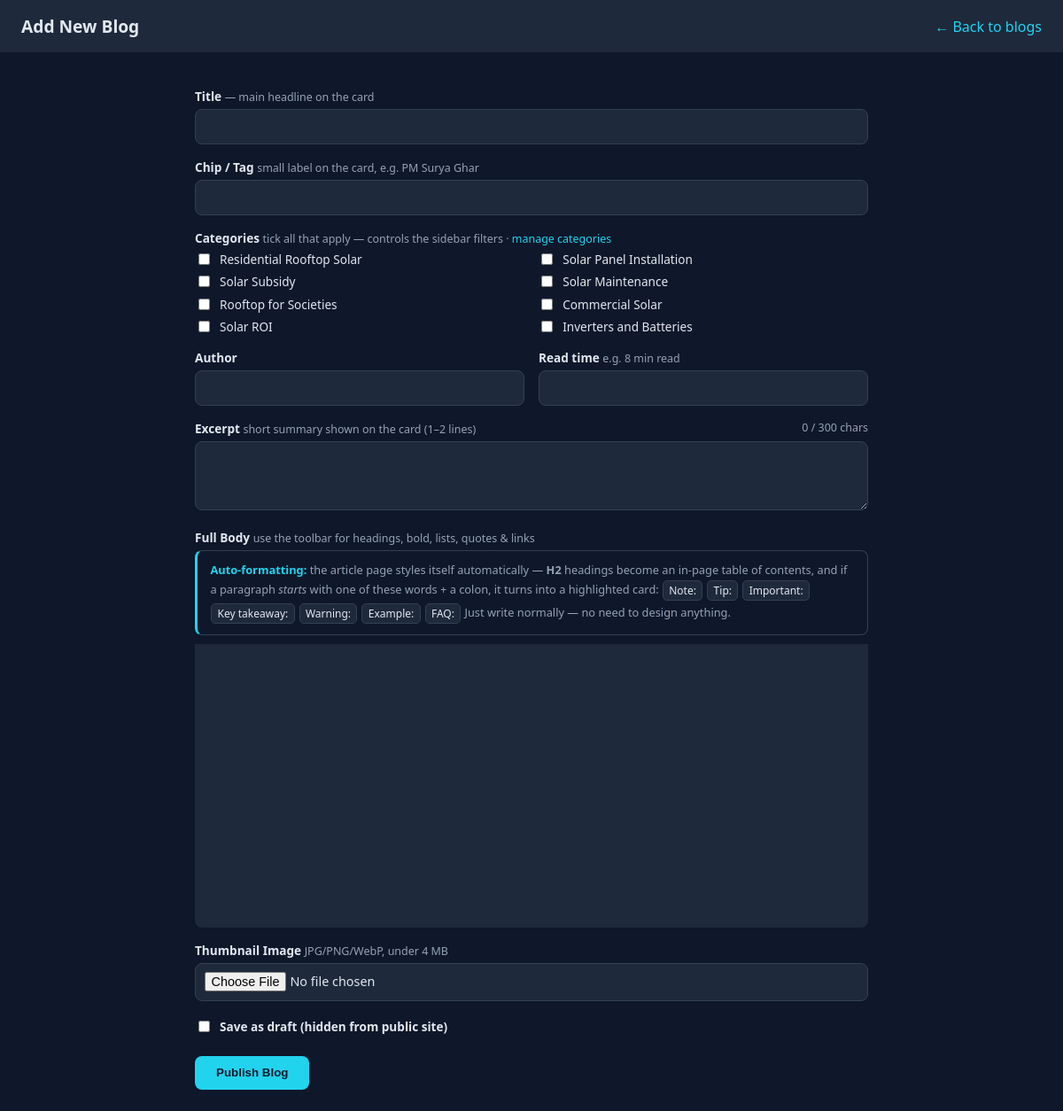
The app's page /admin/blog-form.php (signed in) with its own data.
### tables this page shows
CREATE TABLE IF NOT EXISTS categories (
  id         INT AUTO_INCREMENT PRIMARY KEY,
  slug       VARCHAR(60)  NOT NULL UNIQUE,          
  name       VARCHAR(120) NOT NULL,                 
  sort_order INT          NOT NULL DEFAULT 0,
  created_at DATETIME     NOT NULL DEFAULT CURRENT_TIMESTAMP
);

### db.php (called while the page is built, shortened)
<?php
function get_categories(PDO $pdo): array {
    return $pdo->query('SELECT slug, name FROM categories ORDER BY sort_order, name')->fetchAll();
}

### admin/blog-form.php (the view, shortened to what this page needs)
<?php
require __DIR__ . '/auth.php';
$id   = (int)($_GET['id'] ?? 0);
$post = ['title'=>'','chip'=>'','category'=>'','excerpt'=>'','body'=>'','author'=>'','read_time'=>'','image'=>''];
function v($s) { return htmlspecialchars($s ?? '', ENT_QUOTES); }
$CATEGORIES = get_categories($pdo);
$selectedCats = preg_split('/\s+/', trim((string)$post['category']), -1, PREG_SPLIT_NO_EMPTY);
?>
<!DOCTYPE html>
<html lang="en">
<head>
  <link href="https://cdn.jsdelivr.net/npm/quill@2.0.3/dist/quill.snow.css" rel="stylesheet">
</head>
<body>
  <header>
    <h1><?= $id ? 'Edit Blog' : 'Add New Blog' ?></h1>
    <a href="blogs.php">&larr; Back to blogs</a>
  </header>
  <div class="wrap">
    <form method="post" action="blog-save.php" enctype="multipart/form-data" id="blogForm">
      <label>Title <span class="hint">— main headline on the card</span></label>
      <input type="text" name="title" value="<?= v($post['title']) ?>" required>
      <label>Chip / Tag <span class="hint">small label on the card, e.g. PM Surya Ghar</span></label>
      <input type="text" name="chip" value="<?= v($post['chip']) ?>">
      <label>Categories <span class="hint">tick all that apply — controls the sidebar filters &middot;
        <a href="categories.php">manage categories</a></span></label>
      <div class="cat-grid">
        <?php foreach ($CATEGORIES as $cat): ?>
          <label>
            <input type="checkbox" name="category[]" value="<?= v($cat['slug']) ?>"
              <?= in_array($cat['slug'], $selectedCats, true) ? 'checked' : '' ?>>
            <?= v($cat['name']) ?>
          </label>
        <?php endforeach; ?>
      </div>
      <div class="row">
        <div>
          <label>Author</label>
          <input type="text" name="author" value="<?= v($post['author']) ?>">
        </div>
        <div>
          <label>Read time <span class="hint">e.g. 8 min read</span></label>
          <input type="text" name="read_time" value="<?= v($post['read_time']) ?>">
        </div>
      </div>
      <label>Excerpt <span class="hint">short summary shown on the card (1–2 lines)</span>
        <span class="counter" id="excerptCount"></span></label>
      <textarea name="excerpt" id="excerptField" rows="3" maxlength="300" data-max="300" required><?= v($post['excerpt']) ?></textarea>
      <label>Full Body <span class="hint">use the toolbar for headings, bold, lists, quotes &amp; links</span></label>
      <div class="format-tips">
        <strong>Auto-formatting:</strong> the article page styles itself automatically —
        <b>H2</b> headings become an in-page table of contents, and if a paragraph
        <em>starts</em> with one of these words + a colon, it turns into a highlighted card:
        <span class="tag">Note:</span> <span class="tag">Tip:</span> <span class="tag">Important:</span>
        <span class="tag">Key takeaway:</span> <span class="tag">Warning:</span>
        <span class="tag">Example:</span> <span class="tag">FAQ:</span>
        Just write normally — no need to design anything.
      </div>
      <div id="bodyEditor"></div>
      <label>Thumbnail Image <span class="hint">JPG/PNG/WebP, under 4 MB<?= $id ? ' — leave empty to keep current' : '' ?></span></label>
      <input type="file" name="image" accept="image/*">
      <div class="check-line">
        <input type="checkbox" name="hidden" id="hiddenField" value="1" <?= !empty($post['hidden']) ? 'checked' : '' ?>>
        <label for="hiddenField">Save as draft (hidden from public site)</label>
      </div>
      <button type="submit"><?= $id ? 'Save Changes' : 'Publish Blog' ?></button>
    </form>
  </div>
</body>
</html>

### admin/blog-form.php (style rules this page uses)
body { font-family: system-ui, sans-serif; background:#0f172a; color:#e2e8f0; margin:0; }
header { display:flex; justify-content:space-between; align-items:center; padding:1rem 1.5rem; background:#1e293b; }
h1 { font-size:1.2rem; margin:0; }
a { color:#22d3ee; text-decoration:none; }
.wrap { max-width:760px; margin:0 auto; padding:1.5rem; }
label { display:block; margin:1rem 0 .3rem; font-size:.85rem; font-weight:600; }
.hint { font-weight:400; color:#94a3b8; font-size:.78rem; }
input, textarea { width:100%; padding:.6rem; border-radius:8px; border:1px solid #334155; background:#1e293b; color:#e2e8f0; box-sizing:border-box; font-family:inherit; font-size:.9rem; }
textarea { resize:vertical; }
button { margin-top:1.5rem; padding:.7rem 1.5rem; border:0; border-radius:8px; background:#22d3ee; color:#0f172a; font-weight:600; cursor:pointer; }
.row { display:flex; gap:1rem; }
.row > div { flex:1; }
.cat-grid { display:grid; grid-template-columns:repeat(2,1fr); gap:.4rem .9rem; margin-top:.3rem; }
.cat-grid label { display:flex; align-items:center; gap:.5rem; margin:0; font-weight:400; cursor:pointer; }
.cat-grid input { width:auto; }
.counter { float:right; font-weight:400; color:#94a3b8; font-size:.78rem; }
.check-line { display:flex; align-items:center; gap:.5rem; margin-top:1.2rem; }
#bodyEditor { background:#1e293b; border-radius:0 0 8px 8px; min-height:320px; color:#e2e8f0; }
.check-line input { width:auto; }
.check-line label { margin:0; }
.format-tips { background:#0f172a; border:1px solid #334155; border-left:3px solid #22d3ee; border-radius:8px; padding:.7rem .9rem; font-size:.8rem; line-height:1.6; color:#94a3b8; margin:.3rem 0 .6rem; }
.format-tips strong { color:#22d3ee; }
.format-tips .tag { display:inline-block; background:#1e293b; border:1px solid #334155; border-radius:5px; padding:.05rem .4rem; margin:.1rem .05rem; color:#e2e8f0; font-size:.75rem; }

### records on screen
categories: name "Residential Rooftop Solar"
categories: name "Solar Panel Installation"
categories: name "Solar Subsidy"
categories: name "Solar Maintenance"
categories: name "Rooftop for Societies"
categories: name "Commercial Solar"
categories: name "Solar ROI"
categories: name "Inverters and Batteries"
